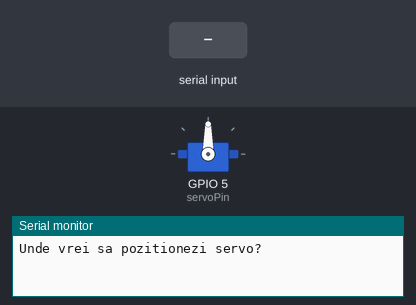
Bench run of a sketch on a simulated ESP8266 (NodeMCU). Shown: servo, the last lines printed to the serial monitor. Inputs (shaded band) come from the test bench.

Above: at 1.2 s.
1.3 s: "30,150\n" received over Serial
At 3.1 s:
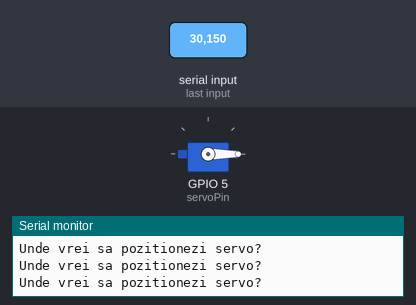
3.8 s: "90,45\n" received over Serial
At 4.1 s:
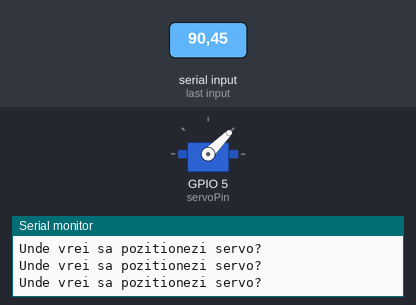
6.3 s: "200\n" received over Serial
At 7.1 s:
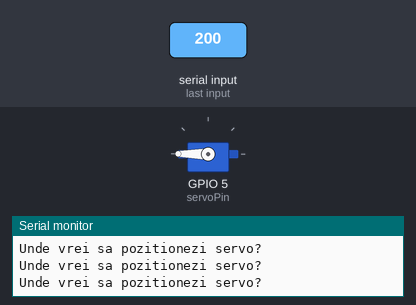
Timing chart, 0 to 9.3 s (numbered marks = the images above; inputs shaded):
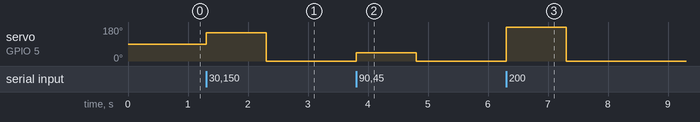

Measured:
- after the input at 1.3 s, servo on GPIO 5 (servoPin): 90° → 150° at once, → 0° 1.0 s later
- after the input at 3.8 s, servo on GPIO 5 (servoPin): 0° → 45° at once, → 0° 1.0 s later
- after the input at 6.3 s, servo on GPIO 5 (servoPin): 0° → 180° at once, → 0° 1.0 s later

The sketch:

Calibrare_pentru_servo.ino
```cpp
#include <Servo.h>
int servoPin=5;
int pos=0;
int servoDelay=25;

Servo microServo;

void setup() {
  Serial.begin(9600);
  microServo.attach(servoPin);
}

void loop() {
 Serial.println("Unde vrei sa pozitionezi servo?"); //prompt user for input
 while(Serial.available()==0){  //wait for user input
 }
 pos=Serial.parseInt();   // read the input and puting it in the variable pos
 microServo.write(pos);   // command servo to go to the user input
}
```
